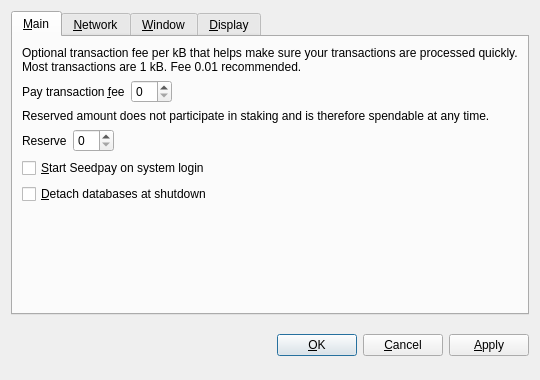
<?xml version="1.0" encoding="UTF-8"?>
<ui version="4.0">
 <class>OptionsDialog</class>
 <widget class="QDialog" name="OptionsDialog">
  <property name="geometry">
   <rect>
    <x>0</x>
    <y>0</y>
    <width>540</width>
    <height>380</height>
   </rect>
  </property>
  <property name="windowTitle">
   <string>Options</string>
  </property>
  <property name="modal">
   <bool>true</bool>
  </property>
  <layout class="QVBoxLayout" name="verticalLayout">
   <item>
    <widget class="QTabWidget" name="tabWidget">
     <property name="tabPosition">
      <enum>QTabWidget::North</enum>
     </property>
     <property name="currentIndex">
      <number>0</number>
     </property>
     <widget class="QWidget" name="tabMain">
      <attribute name="title">
       <string>&amp;Main</string>
      </attribute>
      <layout class="QVBoxLayout" name="verticalLayout_Main">
       <item>
        <widget class="QLabel" name="transactionFeeInfoLabel">
         <property name="text">
          <string>Optional transaction fee per kB that helps make sure your transactions are processed quickly. Most transactions are 1 kB. Fee 0.01 recommended.</string>
         </property>
         <property name="textFormat">
          <enum>Qt::PlainText</enum>
         </property>
         <property name="wordWrap">
          <bool>true</bool>
         </property>
        </widget>
       </item>
       <item>
        <layout class="QHBoxLayout" name="horizontalLayoutFee">
         <item>
          <widget class="QLabel" name="transactionFeeLabel">
           <property name="text">
            <string>Pay transaction &amp;fee</string>
           </property>
           <property name="textFormat">
            <enum>Qt::PlainText</enum>
           </property>
           <property name="buddy">
            <cstring>transactionFee</cstring>
           </property>
          </widget>
         </item>
         <item>
          <widget class="BitcoinAmountField" name="transactionFee"/>
         </item>
         <item>
          <spacer name="horizontalSpacerFee">
           <property name="orientation">
            <enum>Qt::Horizontal</enum>
           </property>
           <property name="sizeHint" stdset="0">
            <size>
             <width>40</width>
             <height>20</height>
            </size>
           </property>
          </spacer>
         </item>
        </layout>
       </item>
       <item>
        <widget class="QLabel" name="reserveBalanceInfoLabel">
         <property name="text">
          <string>Reserved amount does not participate in staking and is therefore spendable at any time.</string>
         </property>
         <property name="textFormat">
          <enum>Qt::PlainText</enum>
         </property>
         <property name="wordWrap">
          <bool>true</bool>
         </property>
        </widget>
       </item>
       <item>
        <layout class="QHBoxLayout" name="horizontalLayoutReserveBalance">
         <item>
          <widget class="QLabel" name="reserveBalanceLabel">
           <property name="text">
            <string>Reserve</string>
           </property>
           <property name="textFormat">
            <enum>Qt::PlainText</enum>
           </property>
           <property name="buddy">
            <cstring>reserveBalance</cstring>
           </property>
          </widget>
         </item>
         <item>
          <widget class="BitcoinAmountField" name="reserveBalance"/>
         </item>
         <item>
          <spacer name="horizontalSpacerReserveBalance">
           <property name="orientation">
            <enum>Qt::Horizontal</enum>
           </property>
           <property name="sizeHint" stdset="0">
            <size>
             <width>40</width>
             <height>20</height>
            </size>
           </property>
          </spacer>
         </item>
        </layout>
       </item>
       <item>
        <widget class="QCheckBox" name="bitcoinAtStartup">
         <property name="toolTip">
          <string>Automatically start Seedpay after logging in to the system.</string>
         </property>
         <property name="text">
          <string>&amp;Start Seedpay on system login</string>
         </property>
        </widget>
       </item>
       <item>
        <widget class="QCheckBox" name="detachDatabases">
         <property name="toolTip">
          <string>Detach block and address databases at shutdown. This means they can be moved to another data directory, but it slows down shutdown. The wallet is always detached.</string>
         </property>
         <property name="text">
          <string>&amp;Detach databases at shutdown</string>
         </property>
        </widget>
       </item>
       <item>
        <spacer name="verticalSpacer_Main">
         <property name="orientation">
          <enum>Qt::Vertical</enum>
         </property>
         <property name="sizeHint" stdset="0">
          <size>
           <width>20</width>
           <height>40</height>
          </size>
         </property>
        </spacer>
       </item>
      </layout>
     </widget>
     <widget class="QWidget" name="tabNetwork">
      <attribute name="title">
       <string>&amp;Network</string>
      </attribute>
      <layout class="QVBoxLayout" name="verticalLayout_Network">
       <item>
        <widget class="QCheckBox" name="mapPortUpnp">
         <property name="toolTip">
          <string>Automatically open the Seedpay client port on the router. This only works when your router supports UPnP and it is enabled.</string>
         </property>
         <property name="text">
          <string>Map port using &amp;UPnP</string>
         </property>
        </widget>
       </item>
       <item>
        <widget class="QCheckBox" name="connectSocks">
         <property name="toolTip">
          <string>Connect to the Seedpay network through a SOCKS proxy (e.g. when connecting through Tor).</string>
         </property>
         <property name="text">
          <string>&amp;Connect through SOCKS proxy:</string>
         </property>
        </widget>
       </item>
       <item>
        <layout class="QHBoxLayout" name="horizontalLayout_Network">
         <item>
          <widget class="QLabel" name="proxyIpLabel">
           <property name="text">
            <string>Proxy &amp;IP:</string>
           </property>
           <property name="textFormat">
            <enum>Qt::PlainText</enum>
           </property>
           <property name="buddy">
            <cstring>proxyIp</cstring>
           </property>
          </widget>
         </item>
         <item>
          <widget class="QValidatedLineEdit" name="proxyIp">
           <property name="maximumSize">
            <size>
             <width>140</width>
             <height>16777215</height>
            </size>
           </property>
           <property name="toolTip">
            <string>IP address of the proxy (e.g. 127.0.0.1)</string>
           </property>
          </widget>
         </item>
         <item>
          <widget class="QLabel" name="proxyPortLabel">
           <property name="text">
            <string>&amp;Port:</string>
           </property>
           <property name="textFormat">
            <enum>Qt::PlainText</enum>
           </property>
           <property name="buddy">
            <cstring>proxyPort</cstring>
           </property>
          </widget>
         </item>
         <item>
          <widget class="QLineEdit" name="proxyPort">
           <property name="maximumSize">
            <size>
             <width>55</width>
             <height>16777215</height>
            </size>
           </property>
           <property name="toolTip">
            <string>Port of the proxy (e.g. 9050)</string>
           </property>
          </widget>
         </item>
         <item>
          <widget class="QLabel" name="socksVersionLabel">
           <property name="text">
            <string>SOCKS &amp;Version:</string>
           </property>
           <property name="textFormat">
            <enum>Qt::PlainText</enum>
           </property>
           <property name="buddy">
            <cstring>socksVersion</cstring>
           </property>
          </widget>
         </item>
         <item>
          <widget class="QValueComboBox" name="socksVersion">
           <property name="toolTip">
            <string>SOCKS version of the proxy (e.g. 5)</string>
           </property>
          </widget>
         </item>
         <item>
          <spacer name="horizontalSpacer_Network">
           <property name="orientation">
            <enum>Qt::Horizontal</enum>
           </property>
           <property name="sizeHint" stdset="0">
            <size>
             <width>40</width>
             <height>20</height>
            </size>
           </property>
          </spacer>
         </item>
        </layout>
       </item>
       <item>
        <spacer name="verticalSpacer_Network">
         <property name="orientation">
          <enum>Qt::Vertical</enum>
         </property>
         <property name="sizeHint" stdset="0">
          <size>
           <width>20</width>
           <height>40</height>
          </size>
         </property>
        </spacer>
       </item>
      </layout>
     </widget>
     <widget class="QWidget" name="tabWindow">
      <attribute name="title">
       <string>&amp;Window</string>
      </attribute>
      <layout class="QVBoxLayout" name="verticalLayout_Window">
       <item>
        <widget class="QCheckBox" name="minimizeToTray">
         <property name="toolTip">
          <string>Show only a tray icon after minimizing the window.</string>
         </property>
         <property name="text">
          <string>&amp;Minimize to the tray instead of the taskbar</string>
         </property>
        </widget>
       </item>
       <item>
        <widget class="QCheckBox" name="minimizeOnClose">
         <property name="toolTip">
          <string>Minimize instead of exit the application when the window is closed. When this option is enabled, the application will be closed only after selecting Quit in the menu.</string>
         </property>
         <property name="text">
          <string>M&amp;inimize on close</string>
         </property>
        </widget>
       </item>
       <item>
        <spacer name="verticalSpacer_Window">
         <property name="orientation">
          <enum>Qt::Vertical</enum>
         </property>
         <property name="sizeHint" stdset="0">
          <size>
           <width>20</width>
           <height>40</height>
          </size>
         </property>
        </spacer>
       </item>
      </layout>
     </widget>
     <widget class="QWidget" name="tabDisplay">
      <attribute name="title">
       <string>&amp;Display</string>
      </attribute>
      <layout class="QVBoxLayout" name="verticalLayout_Display">
       <item>
        <layout class="QHBoxLayout" name="horizontalLayout_1_Display">
         <item>
          <widget class="QLabel" name="langLabel">
           <property name="text">
            <string>User Interface &amp;language:</string>
           </property>
           <property name="textFormat">
            <enum>Qt::PlainText</enum>
           </property>
           <property name="buddy">
            <cstring>lang</cstring>
           </property>
          </widget>
         </item>
         <item>
          <widget class="QValueComboBox" name="lang">
           <property name="toolTip">
            <string>The user interface language can be set here. This setting will take effect after restarting Seedpay.</string>
           </property>
          </widget>
         </item>
        </layout>
       </item>
       <item>
        <layout class="QHBoxLayout" name="horizontalLayout_2_Display">
         <item>
          <widget class="QLabel" name="unitLabel">
           <property name="text">
            <string>&amp;Unit to show amounts in:</string>
           </property>
           <property name="textFormat">
            <enum>Qt::PlainText</enum>
           </property>
           <property name="buddy">
            <cstring>unit</cstring>
           </property>
          </widget>
         </item>
         <item>
          <widget class="QValueComboBox" name="unit">
           <property name="toolTip">
            <string>Choose the default subdivision unit to show in the interface and when sending coins.</string>
           </property>
          </widget>
         </item>
        </layout>
       </item>
       <item>
        <widget class="QCheckBox" name="displayAddresses">
         <property name="toolTip">
          <string>Whether to show Seedpay addresses in the transaction list or not.</string>
         </property>
         <property name="text">
          <string>&amp;Display addresses in transaction list</string>
         </property>
        </widget>
       </item>
       <item>
        <widget class="QCheckBox" name="coinControlFeatures">
         <property name="toolTip">
          <string>Whether to show coin control features or not.</string>
         </property>
         <property name="text">
          <string>Display coin &amp;control features (experts only!)</string>
         </property>
        </widget>
       </item>
       <item>
        <spacer name="verticalSpacer_Display">
         <property name="orientation">
          <enum>Qt::Vertical</enum>
         </property>
         <property name="sizeHint" stdset="0">
          <size>
           <width>20</width>
           <height>40</height>
          </size>
         </property>
        </spacer>
       </item>
      </layout>
     </widget>
    </widget>
   </item>
   <item>
    <layout class="QHBoxLayout" name="horizontalLayout_Buttons">
     <item>
      <spacer name="horizontalSpacer_1">
       <property name="orientation">
        <enum>Qt::Horizontal</enum>
       </property>
       <property name="sizeHint" stdset="0">
        <size>
         <width>40</width>
         <height>48</height>
        </size>
       </property>
      </spacer>
     </item>
     <item>
      <widget class="QLabel" name="statusLabel">
       <property name="font">
        <font>
         <weight>75</weight>
         <bold>true</bold>
        </font>
       </property>
       <property name="text">
        <string/>
       </property>
       <property name="textFormat">
        <enum>Qt::PlainText</enum>
       </property>
       <property name="wordWrap">
        <bool>true</bool>
       </property>
      </widget>
     </item>
     <item>
      <spacer name="horizontalSpacer_2">
       <property name="orientation">
        <enum>Qt::Horizontal</enum>
       </property>
       <property name="sizeHint" stdset="0">
        <size>
         <width>40</width>
         <height>48</height>
        </size>
       </property>
      </spacer>
     </item>
     <item>
      <widget class="QPushButton" name="okButton">
       <property name="text">
        <string>&amp;OK</string>
       </property>
      </widget>
     </item>
     <item>
      <widget class="QPushButton" name="cancelButton">
       <property name="text">
        <string>&amp;Cancel</string>
       </property>
       <property name="autoDefault">
        <bool>false</bool>
       </property>
      </widget>
     </item>
     <item>
      <widget class="QPushButton" name="applyButton">
       <property name="text">
        <string>&amp;Apply</string>
       </property>
       <property name="autoDefault">
        <bool>false</bool>
       </property>
      </widget>
     </item>
    </layout>
   </item>
  </layout>
 </widget>
 <customwidgets>
  <customwidget>
   <class>BitcoinAmountField</class>
   <extends>QSpinBox</extends>
   <header>bitcoinamountfield.h</header>
  </customwidget>
  <customwidget>
   <class>QValueComboBox</class>
   <extends>QComboBox</extends>
   <header>qvaluecombobox.h</header>
  </customwidget>
  <customwidget>
   <class>QValidatedLineEdit</class>
   <extends>QLineEdit</extends>
   <header>qvalidatedlineedit.h</header>
  </customwidget>
 </customwidgets>
 <resources/>
 <connections/>
</ui>
